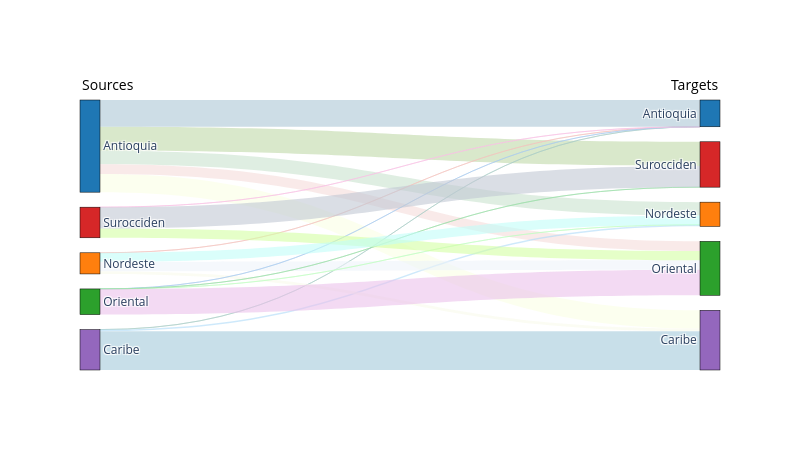

Notebook code for this chart:
### Code cell
# Load dispatch from transmission
dispatch_tx = pd.read_csv(model_outputs_path+'DispatchTx.csv')
dispatch_tx = dispatch_tx.groupby(['TRANS_TIMEPOINTS_1','TRANS_TIMEPOINTS_2']).agg({
    'DispatchTx' : 'sum' }).reset_index()

# Load transmission_dispatch from plants
dispatch_tx_zn = dispatch_tx.groupby(['TRANS_TIMEPOINTS_1']).agg({
    'DispatchTx' : 'sum' }).reset_index()
# Load dispatch from plant
dispatch_pl = pd.read_csv(model_outputs_path+'dispatch.csv')
dispatch_pl = dispatch_pl.groupby(['generation_project']).agg({
    'DispatchGen_MW' : 'sum' }).reset_index()
# Get zone
pl_zone = pd.read_csv(model_inputs_path+'gen_info.csv')
pl_zone = pl_zone[['GENERATION_PROJECT', 'gen_load_zone']]
dispatch_pl = pd.merge(dispatch_pl, pl_zone,
                       left_on='generation_project', right_on='GENERATION_PROJECT', how='inner')
dispatch_pl = dispatch_pl.groupby(['gen_load_zone']).agg({
    'DispatchGen_MW' : 'sum' }).reset_index()

# Substract transmission from total to get own dispatch
dispatch_pl = pd.merge(dispatch_pl, dispatch_tx_zn,
                       left_on='gen_load_zone', right_on='TRANS_TIMEPOINTS_1', how='inner')
dispatch_pl['DispatchTx'] = dispatch_pl['DispatchGen_MW'] - dispatch_pl['DispatchTx']
dispatch_pl['TRANS_TIMEPOINTS_2'] = dispatch_pl['TRANS_TIMEPOINTS_1']

dispatch_pl = dispatch_pl[['TRANS_TIMEPOINTS_1','TRANS_TIMEPOINTS_2', 'DispatchTx']]
# Concat inner dispatch
dispatch_tx = pd.concat([dispatch_tx, dispatch_pl])

# Get indices from Zones for plot
labels = pd.read_csv(model_inputs_path+'load_zones.csv')['LOAD_ZONE'].tolist()

# Transform TRANS_TIMEPOINTS_1 column into indices
dispatch_tx['TRANS_TIMEPOINTS_1'] = pd.Categorical(
    dispatch_tx['TRANS_TIMEPOINTS_1'], categories=labels).codes
# Transform TRANS_TIMEPOINTS_2 column into indices
dispatch_tx['TRANS_TIMEPOINTS_2'] = len(labels) + pd.Categorical(
    dispatch_tx['TRANS_TIMEPOINTS_2'], categories=labels).codes

labels.extend(labels)

import plotly.graph_objects as go
# Extract columns from the DataFrame
source = dispatch_tx["TRANS_TIMEPOINTS_1"].tolist()
target = dispatch_tx["TRANS_TIMEPOINTS_2"].tolist()
value = dispatch_tx["DispatchTx"].tolist()

# Define colors for nodes
node_colors = ["#1f77b4", "#ff7f0e", "#2ca02c", "#d62728", "#9467bd"]
node_colors.extend(node_colors)

# Function to generate soft random colors
import random
def generate_color():
    r = random.randint(150, 255)  # Red component (light)
    g = random.randint(150, 255)  # Green component (light)
    b = random.randint(150, 255)  # Blue component (light)
    a = 0.6
    return f"rgba({r}, {g}, {b}, {a})"

# Generate soft random colors for links
link_colors = [generate_color() for _ in range(len(source))]

# Create the Sankey diagram
fig = go.Figure(data=[go.Sankey(
    node=dict(
        pad=15,  # Space between nodes
        thickness=20,  # Thickness of nodes
        line=dict(color="black", width=0.5),
        label=labels, color=node_colors
    ),
    link=dict(
        source=source,  # Indices of the source nodes
        target=target,  # Indices of the target nodes
        value=value,    # Values of the links
        color=link_colors  # Assign colors to links
    ))])

# Add annotations and styling
fig.update_layout(
    annotations=[
        dict(
            x=0, y=1.1,
            xref="paper", yref="paper", text="Sources",
            showarrow=False, font=dict(size=14, color="black")
        ),
        dict(
            x=1, y=1.1,
            xref="paper", yref="paper", text="Targets",
            showarrow=False, font=dict(size=14, color="black")
        )],        
    height=9*50, width=16*50,
    template="plotly_white"
)

# Show the figure
fig.show()

### Figure 1 — Plotly figure (JSON) as saved in the notebook; plotly's stock layout.template omitted (floating-point values rounded to 4 significant figures)
{"data": [{"link": {"color": ["rgba(251, 255, 229, 0.6)", "rgba(202, 227, 207, 0.6)", "rgba(245, 221, 218, 0.6)", "rgba(192, 217, 169, 0.6)", "rgba(170, 206, 198, 0.6)", "rgba(174, 218, 249, 0.6)", "rgba(244, 195, 190, 0.6)", "rgba(249, 250, 236, 0.6)", "rgba(239, 243, 251, 0.6)", "rgba(170, 204, 238, 0.6)", "rgba(194, 253, 195, 0.6)", "rgba(155, 222, 169, 0.6)", "rgba(248, 193, 229, 0.6)", "rgba(212, 255, 163, 0.6)", "rgba(172, 199, 213, 0.6)", "rgba(164, 202, 219, 0.6)", "rgba(194, 253, 249, 0.6)", "rgba(235, 193, 236, 0.6)", "rgba(194, 201, 212, 0.6)"], "source": [0, 0, 0, 0, 4, 4, 1, 1, 1, 2, 2, 2, 3, 3, 0, 4, 1, 2, 3], "target": [9, 6, 7, 8, 5, 6, 5, 9, 7, 5, 6, 8, 5, 7, 5, 9, 6, 7, 8], "value": [2387000.0, 1765000.0, 1264000.0, 3163000.0, 3976.0, 221400.0, 0.002371, 367800.0, 1220000.0, 0.001616, 1530.0, 0.003028, 0.002328, 1227000.0, 3507000.0, 5075000.0, 1185000.0, 3360000.0, 2788000.0]}, "node": {"color": ["#1f77b4", "#ff7f0e", "#2ca02c", "#d62728", "#9467bd", "#1f77b4", "#ff7f0e", "#2ca02c", "#d62728", "#9467bd"], "label": ["Antioquia", "Nordeste", "Oriental", "Surocciden", "Caribe", "Antioquia", "Nordeste", "Oriental", "Surocciden", "Caribe"], "line": {"color": "black", "width": 0.5}, "pad": 15, "thickness": 20}, "type": "sankey"}], "layout": {"annotations": [{"font": {"color": "black", "size": 14}, "showarrow": false, "text": "Sources", "x": 0, "xref": "paper", "y": 1.1, "yref": "paper"}, {"font": {"color": "black", "size": 14}, "showarrow": false, "text": "Targets", "x": 1, "xref": "paper", "y": 1.1, "yref": "paper"}], "height": 450, "width": 800}}
